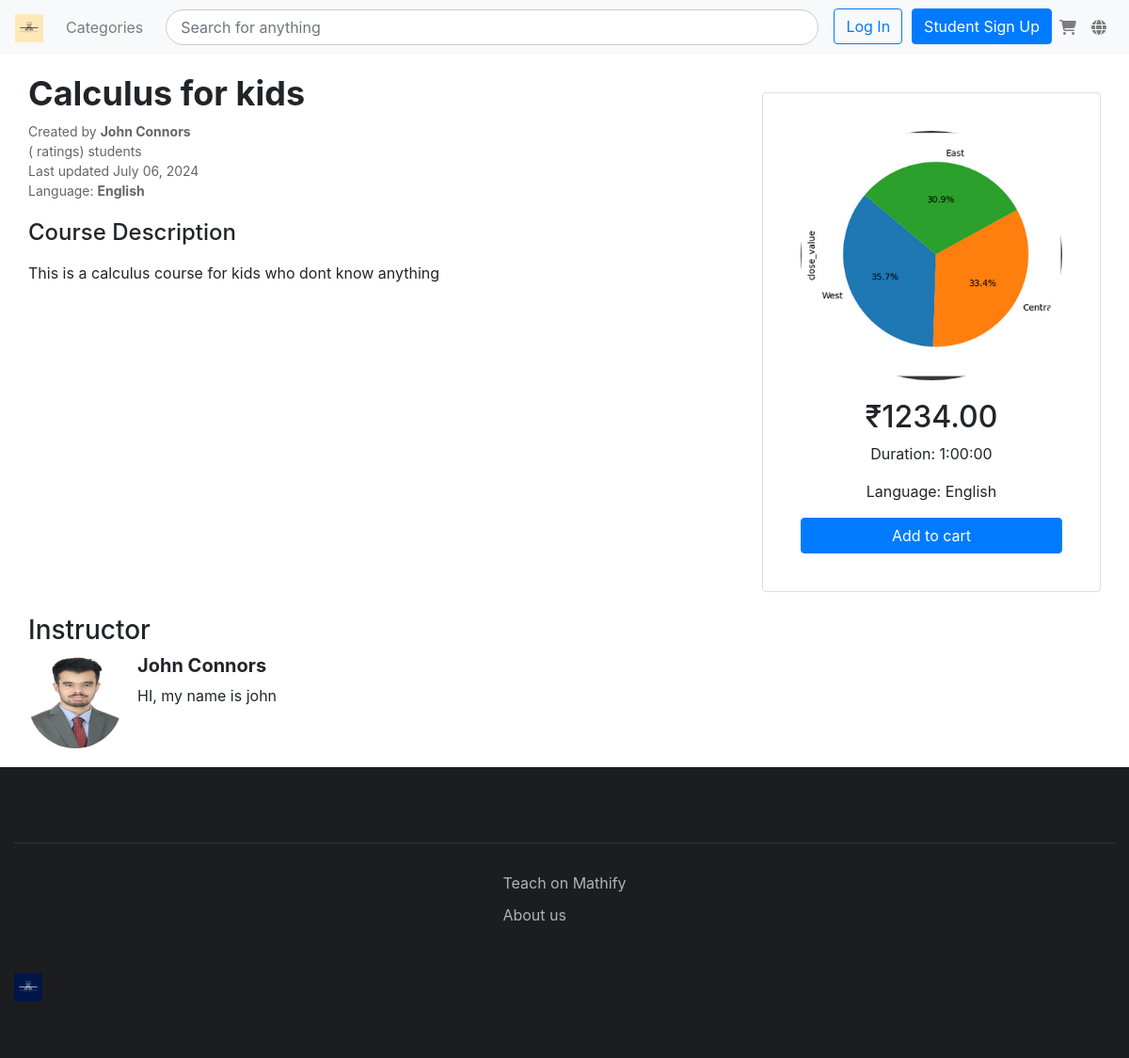
The app's page /course_description/1/ with its own data.
### Courses/models.py (models this page shows, shortened)
class Course(models.Model):
    image = models.ImageField(upload_to="images/", default="default.png")
    title = models.CharField(max_length=25, blank=False)
    instructor = models.ForeignKey(User, on_delete=models.CASCADE, related_name="courses")
    text = CKEditor5Field('Text', config_name='extends', default="text")
    category = models.ForeignKey(Category, on_delete=models.CASCADE, related_name="courses", null=True, blank=True)
    price = models.DecimalField(max_digits=10, decimal_places=2, default=0)
    timestamp = models.DateTimeField(auto_now=True)
    level = models.CharField(max_length=20, choices=[('Beginner', 'Beginner'), ('Intermediate', 'Intermediate'), ('Advanced', 'Advanced')], default="Beginner")
    duration = models.DurationField(default=timedelta)
    Language = models.CharField(default="English", max_length=20)

### User/models.py (models this page shows, shortened)
class User(AbstractUser):
    role = models.CharField(choices=roles, max_length=14)
    gender = models.CharField(choices=Gender, max_length=7)
    email = models.EmailField(unique=True, blank=False, error_messages={'unique': "A user with that email already exists."})
    username = None
    USERNAME_FIELD = "email"
    REQUIRED_FIELDS = []
    profile_picture = models.ImageField(upload_to="instructors/", default="default.png")
    facebook = models.URLField(max_length=200, blank=True, null=True)
    twitter = models.URLField(max_length=200, blank=True, null=True)
    linkedin = models.URLField(max_length=200, blank=True, null=True)
    instagram = models.URLField(max_length=200, blank=True, null=True)
    bio = models.TextField(null = True, blank = True)
    groups = models.ManyToManyField(
        Group,
        related_name='custom_user_set',
        blank=True,
        help_text='The groups this user belongs to. A user will get all permissions granted to each of their groups.',
        verbose_name='groups',
    )
    user_permissions = models.ManyToManyField(
        Permission,
        related_name='custom_user_permissions_set',  # Add a unique related_name
        blank=True,
        help_text='Specific permissions for this user.',
        verbose_name='user permissions',
    )
    objects = CustomUserManager()

### Courses/views.py (the view)
# urls.py: path('course_description/<int:pk>/', views.course_detail , name = 'course_description'),
def course_detail(request, pk):
    course = get_object_or_404(Course, pk=pk)
    context = {'course': course}
    return render(request, 'coursepage/course_description.html', context)

### templates/coursepage/course_description.html
{% extends 'coursepage/base.html' %}
{% load static %}
{% block style %}
<link rel="stylesheet" href="{% static 'course_description.css' %}">
{% endblock %}
{% block content %}
<div class="container course-header">
    <div class="row">
        <div class="col-md-8">
            <h1 class="course-title">{{ course.title }}</h1>
            <p class="course-meta">
                Created by <strong>{{ course.instructor.first_name }} {{ course.instructor.last_name }}</strong><br>
                ({{ course.reviews.count }} ratings) students<br>
                Last updated {{ course.timestamp|date:"F d, Y" }}<br>
                Language: <strong>{{ course.Language }}</strong>
            </p>
            <div class="course-description">
                <h3>Course Description</h3>
                <p>{{ course.text|safe }}</p>
            </div>
        </div>
        <div class="col-md-4">
            <div class="card course-card">
                <div class="card-body text-center">
                    <img src="{{ course.image.url }}" alt="{{ course.title }} thumbnail" class="img-fluid rounded-circle">
                    <h2>₹{{ course.price }}</h2>
                    <p>Duration: {{ course.duration }}</p>
                    <p>Language: {{ course.Language }}</p>
                    <a href="#" class="btn btn-primary btn-block">Add to cart</a>
                </div>
            </div>
        </div>
    </div>
    <div class="row instructor-info mt-4">
        <div class="col-md-12">
            <h3>Instructor</h3>
            <div class="media">
                <img src="{{ course.instructor.profile_picture.url }}" alt="Instructor Image" class="mr-3 instructor-image">
                <div class="media-body">
                    <h5 class="mt-0">{{ course.instructor.first_name }} {{ course.instructor.last_name }}</h5>
                    <p>{{ course.instructor.bio|safe }}</p>
                </div>
            </div>
        </div>
    </div>
</div>
{% endblock %}

### templates/coursepage/base.html (shortened to what this page needs)
<!DOCTYPE html>
<html lang="en">
<head>
    {% load static %}
    <link href="https://stackpath.bootstrapcdn.com/bootstrap/4.5.2/css/bootstrap.min.css" rel="stylesheet">
    <link href="{% static 'base.css' %}" rel="stylesheet">
    <link rel="stylesheet" href="https://cdnjs.cloudflare.com/ajax/libs/OwlCarousel2/2.3.4/assets/owl.carousel.min.css">
    <link rel="stylesheet" href="https://cdnjs.cloudflare.com/ajax/libs/OwlCarousel2/2.3.4/assets/owl.theme.default.min.css">
    {% block style %}{% endblock %}
</head>
<body id="top">
<nav class="navbar navbar-expand-lg navbar-light bg-light">
    <a class="navbar-brand" href="{% url 'home' %}">
        <img src="{% static 'Mathify.png' %}" alt="Mathify Logo" height="30">
    </a>
    <div class="collapse navbar-collapse" id="navbarNav">
        <ul class="navbar-nav mr-auto">
            <li class="nav-item">
                <a class="nav-link" href="#">Categories</a>
            </li>
        </ul>
        <form class="navbar-search mx-3" method="get" action="{% url 'search_results' %}">
            <input type="search" name="q" class="form-control" placeholder="Search for anything">
        </form>
        <ul class="navbar-nav">
            {% if user.is_authenticated %}
            <li class="nav-item dropdown">
                <a class="nav-link dropdown-toggle d-flex align-items-center" href="#" id="navbarDropdown" role="button" data-toggle="dropdown" aria-haspopup="true" aria-expanded="false">
                    <span class="ml-2">{{ user.get_initials }}</span>
                </a>
                <div class="dropdown-menu dropdown-menu-right" aria-labelledby="navbarDropdown">
                    {% if user.role == "Instructor" %}
                    <a class="dropdown-item" href="">Instructor Dashboard</a>
                    <a class="dropdown-item" href="{% url 'course_add' %}">Add Course</a>
                    {% else %}
                    <a class="dropdown-item" href="{% url 'student_dashboard' %}">Student Dashboard</a>
                    {% endif %}
                    <div class="dropdown-divider"></div>
                    <a class="dropdown-item" href="{% url 'user_logout' %}">Log Out</a>
                </div>
            </li>
            {% else %}
            <li class="nav-item">
                <a class="btn btn-outline-primary" href="{% url 'user_login' %}">Log In</a>
            </li>
            <li class="nav-item">
                <a class="btn btn-primary" href="{% url 'student_register' %}">Student Sign Up</a>
            </li>
            {% endif %}
            <li class="nav-item">
                <a class="nav-link" href="#">
                    <i class="fas fa-shopping-cart"></i>
                </a>
            </li>
            <li class="nav-item">
                <a class="nav-link" href="#">
                    <i class="fas fa-globe"></i>
                </a>
            </li>
        </ul>
    </div>
</nav>
{% block content %}{% endblock %}
<footer class="footer">
    {% include 'coursepage/footer.html' %}
</footer>
</body>
</html>

### templates/coursepage/footer.html (shortened to what this page needs)
<!DOCTYPE html>
<html lang="en">
<head>
    {% load static %}
    <link href="https://stackpath.bootstrapcdn.com/bootstrap/4.5.2/css/bootstrap.min.css" rel="stylesheet">
</head>
<body>
    <footer class="footer">
        <div class="footer-container">
            <div class="footer-top">
            </div>
            <div class="footer-links">
                <div>
                    <a href="{% url 'instructor_register' %}">Teach on Mathify</a>
                    <a href="{% url 'about_us' %}">About us</a>
                </div>
            </div>
            <div class="footer-bottom">
                <img src="{% static 'Mathify.png' %}" alt="Mathify Logo" height="30" class="udemy-logo">
            </div>
        </div>
    </footer>
</body>
</html>

### static/base.css (style rules this page uses)
.navbar-search { flex-grow: 1; }
.navbar-search input { width: 100%; border-radius: 50px; border: 1px solid #ccc; padding: 5px 15px; }
.card { margin: auto; }

### static/course_description.css (style rules this page uses)
.container.course-header { padding: 20px 0; }
.course-title { font-size: 36px; font-weight: bold; }
.course-meta { font-size: 14px; color: #666; }
.course-description h3 { margin-top: 20px; font-size: 24px; }
.course-description p { font-size: 16px; }
.card.course-card { border: 1px solid #ddd; padding: 20px; margin-top: 20px; }
.card.course-card .card-body { padding: 20px; }
.card.course-card img { max-width: 100%; height: auto; margin-bottom: 20px; }
.instructor-info { margin-top: 40px; }
.instructor-image { width: 100px; height: 100px; border-radius: 50%; }
.instructor-info .media-body h5 { font-size: 20px; font-weight: bold; }
.instructor-info .media-body p { font-size: 16px; }

### templates/coursepage/base.html (style rules this page uses)
.navbar-nav .nav-item .btn-primary { margin-left: 10px; }
.footer { width: 100%; }

### templates/coursepage/footer.html (style rules this page uses)
.footer { background-color: #1c1d1f; color: #b2b2b2; padding: 20px 0; width: 100%; }
.footer .footer-top { padding: 20px 0; border-bottom: 1px solid #333; }
.footer .footer-links { display: flex; justify-content: center; flex-wrap: wrap; padding: 20px 0; }
.footer .footer-links div { display: flex; flex-direction: column; margin: 10px; }
.footer .footer-links a { color: #b2b2b2; text-decoration: none; margin-bottom: 10px; }
.footer .footer-bottom { display: flex; justify-content: space-between; align-items: center; flex-wrap: wrap; padding: 10px 0; }
.footer .footer-bottom .udemy-logo { filter: invert(1); margin-bottom: 10px; }
.footer-container { max-width: 1200px; margin: 0 auto; padding: 0 15px; }

### records on screen
Course: title "Calculus for kids", instructor.first_name "John", instructor.last_name "Connors", timestamp "July 06, 2024", Language "English", text "This is a calculus course for kids who dont know anything", image (picture), price "1234.00", duration "1:00:00", instructor.profile_picture (picture), instructor.bio "HI, my name is john"
